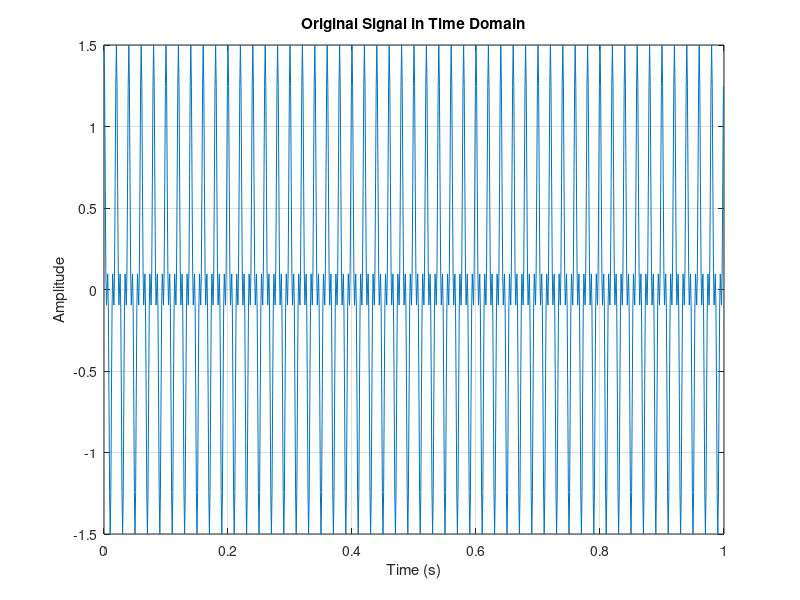
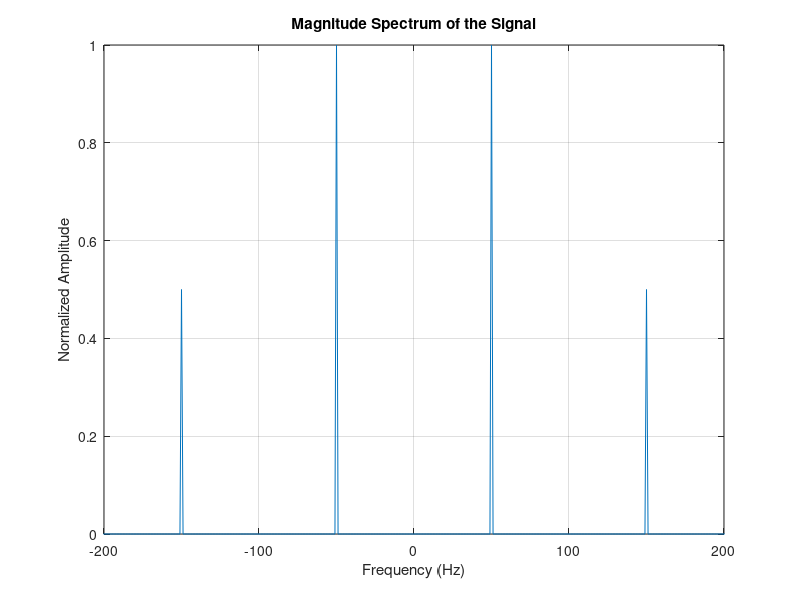

The MATLAB script that drew these images, in order: (Note: this script raises an error after producing the figures.)
% ECE 09433 - Lab 2 - Section 0.2
% Fourier Transform Analysis
% Group 3

clc; clear; close all;

% define the continuous-time signal
fs = 1000;   % Sampling frequency (1 kHz)
T = 1;       % Signal duration (1 second)
t = 0:1/fs:T-1/fs;  % Time vector

% define the baseband signal (sum of sinusoids)
f1 = 50;  % First frequency (Hz)
f2 = 150; % Second frequency (Hz)
A1 = 1;   % Amplitude of first sinusoid
A2 = 0.5; % Amplitude of second sinusoid

x_t = A1 * cos(2 * pi * f1 * t) + A2 * cos(2 * pi * f2 * t); % Time-domain signal

% plot the time-domain signal
figure;
plot(t, x_t);
title('Original Signal in Time Domain');
xlabel('Time (s)');
ylabel('Amplitude');
grid on;

% compute Fourier Transform
X_f = fft(x_t);         % Compute FFT
N = length(X_f);        % Number of points
f = fs * (-N/2:N/2-1) / N;  % Frequency vector (centered at 0 Hz)

% single-sided magnitude spectrum
X_magnitude = abs(fftshift(X_f)) / max(abs(X_f)); % Normalize

% plot the magnitude spectrum
figure;
plot(f, X_magnitude);
title('Magnitude Spectrum of the Signal');
xlabel('Frequency (Hz)');
ylabel('Normalized Amplitude');
grid on;
xlim([-200 200]); % Focus on relevant frequency range

% analytical Fourier Transform using Symbolic Toolbox
syms t_sym;
x_sym = A1 * cos(2 * pi * f1 * t_sym) + A2 * cos(2 * pi * f2 * t_sym);
X_f_analytical = fourier(x_sym);

disp('Analytical Fourier Transform:');
disp(X_f_analytical);

% determine Nyquist Frequency and Sampling Constraints
f_max = max([f1, f2]);   % Highest frequency in the signal
fs_min = 2 * f_max;      % Nyquist Sampling Rate

disp(['Maximum Frequency in the Signal: ', num2str(f_max), ' Hz']);
disp(['Minimum Required Sampling Frequency (Nyquist): ', num2str(fs_min), ' Hz']);

% BONUS PART: inverse FFT
x_reconstructed = ifft(X_f, 'symmetric');

% plot reconstructed signal
figure;
plot(t, x_reconstructed);
title('Reconstructed Signal from Frequency Components');
xlabel('Time (s)');
ylabel('Amplitude');
grid on;

disp('Done.');
